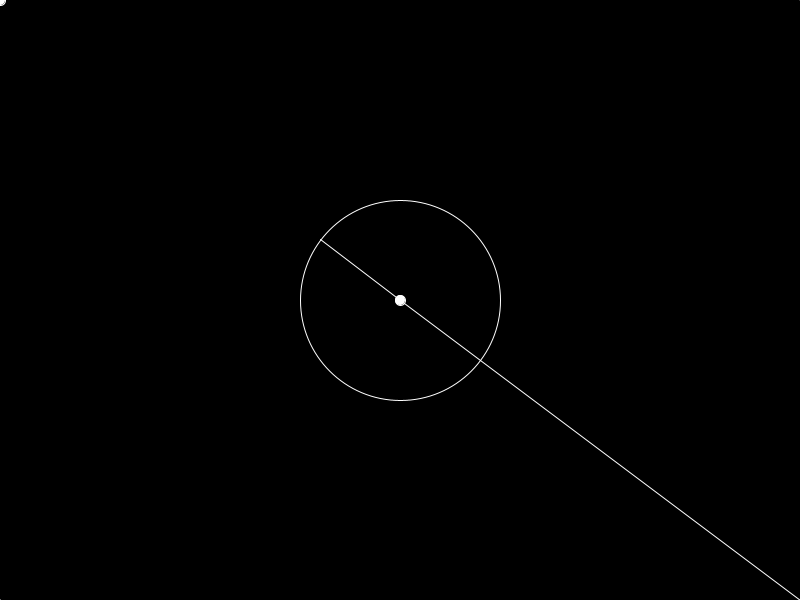
Frame 1 (no input)
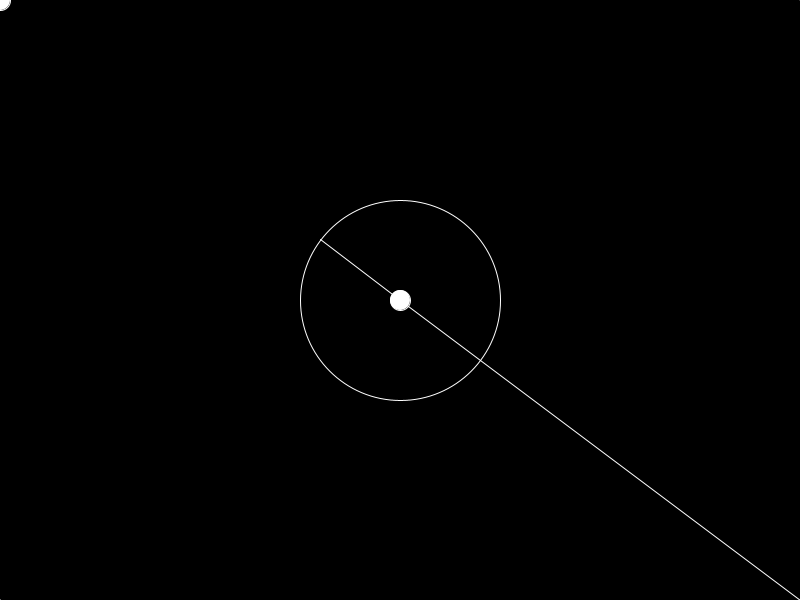
Frame 60 (the mouse pressed at the canvas centre just before this capture)
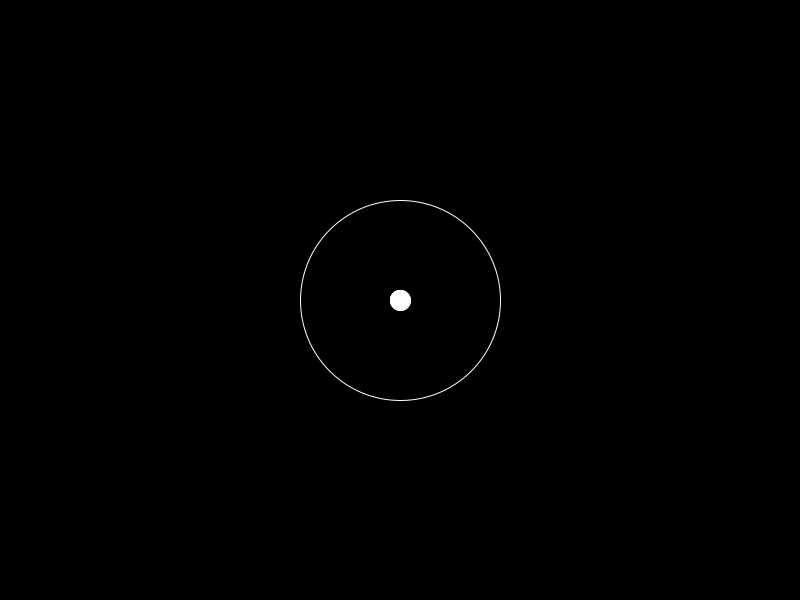
Frame 120 (the mouse held since frame 60 and released just before this capture)

The Processing sketch that drew these frames (run headless with seeded random() and noise(); from frame 60 on, the mouse is pressed at the canvas centre):

// Processing sketch: AstronomyBitch
// ── AstronomyBitch.pde
Walker w;

void setup()
{
  size(800, 600);
  background(0);
  noCursor();
}

void draw()
{
  background(0);
  stroke(255);
  fill(255);

  PVector mouse = new PVector(mouseX, mouseY);
  PVector centro = new PVector(width/2, height/2);
  ellipse(mouse.x, mouse.y, 10, 10);
  ellipse(centro.x, centro.y, 10, 10);
  PVector dif = PVector.sub(mouse,centro);
  dif.mult(-1);

  PVector dif2 = PVector.sub(mouse,centro);
  dif2.normalize();
  dif2.mult(100);
  translate(width/2,height/2);

  line(0,0, dif.x, dif.y);
  line(0,0, dif2.x, dif2.y);

  noFill();
  ellipseMode(RADIUS);
  ellipse(0,0,100,100);
  ellipse(0,0,dif.mag(),dif.mag());
}

// ── walker.pde
class Walker
{
  float x;
  float y;
  Walker(float y , float x)
  {
    this.x = x;
    this.y = y;
  }
  
  void render()
  {
    point(x,y);
  }
  
  void update()
  {
    float value = random(100);
    if(value < 15) x++;
    if(value < 30) x--;
    if(value < 50) y++;
    if(value < 99 ) y++;
    //if(value == 4) { x++; y--;}
    //if(value == 5) { x--; y++;}
    //if(value == 6) { x++; y++;}
    //if(value == 7) { x--; y--;}
  }
  
}
